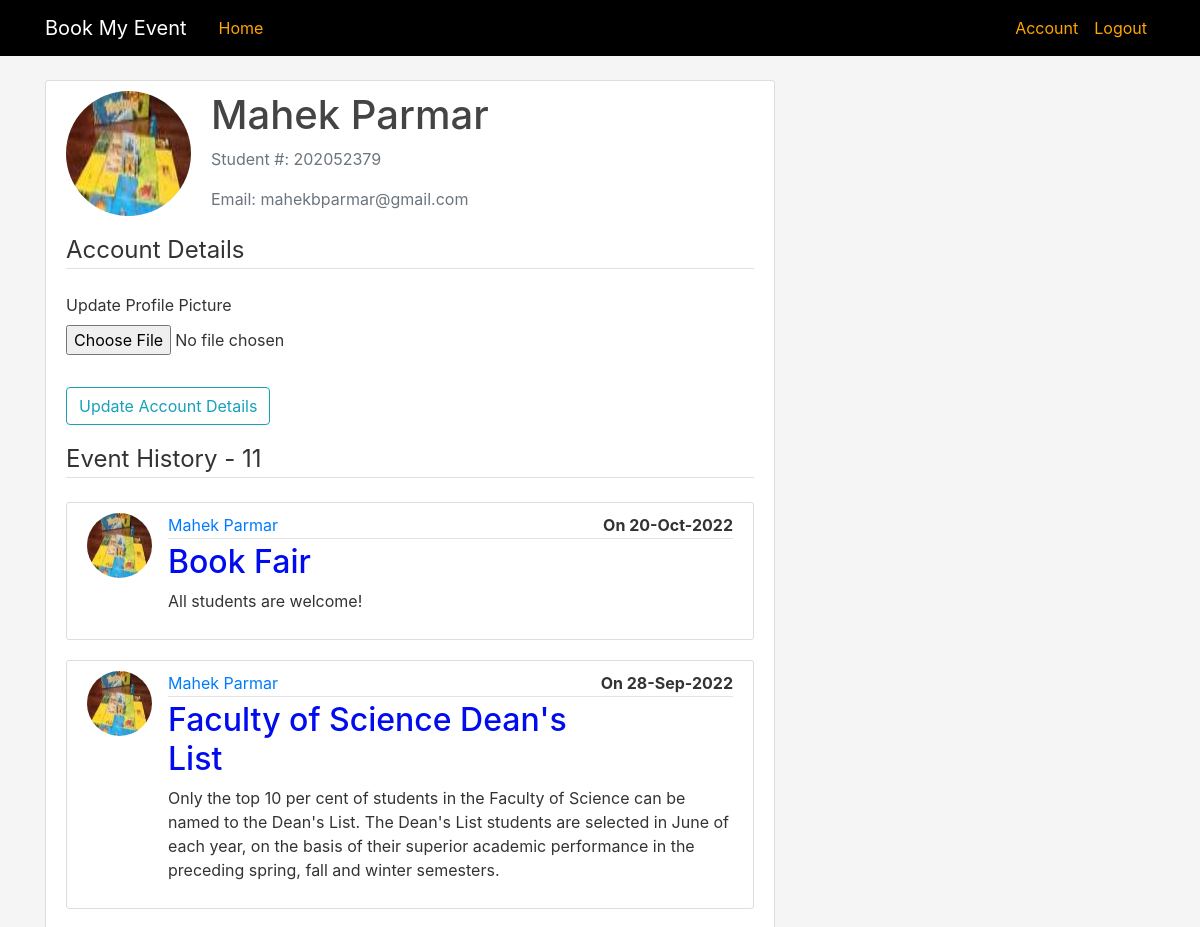
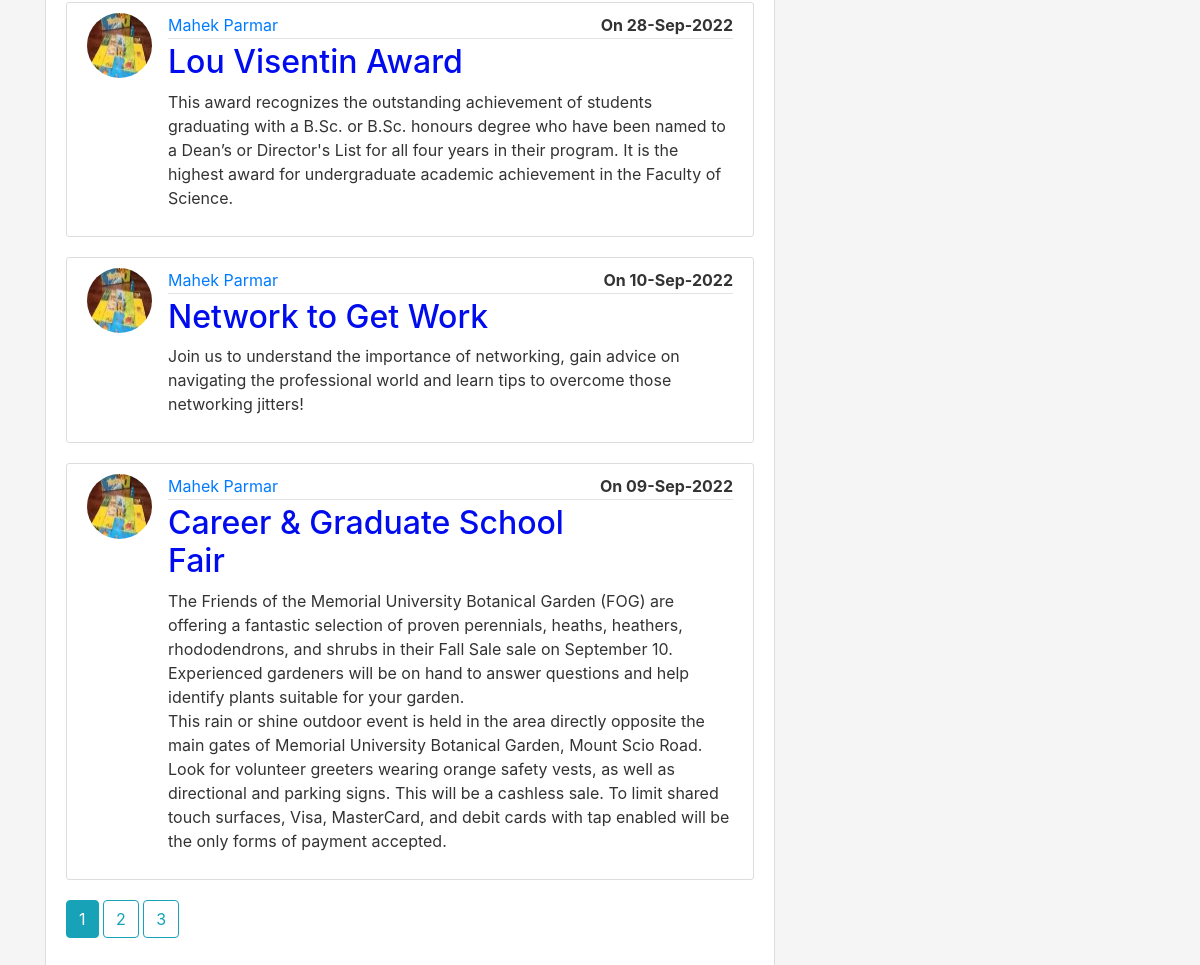
Page /account (signed in) on the committed database (2 pictures, top to bottom).
### bme/model.py (models this page shows, shortened)
class User(db.Model, UserMixin):
    id = db.Column(db.Integer, primary_key = True)      #its the primary key
    firstName = db.Column(db.String, nullable=False)    #must not be null
    surName = db.Column(db.String, nullable=False)      #must not be null
    email = db.Column(db.String, nullable=False, unique=True)   #must not be empty, and mun mails are unique
    studentNumber = db.Column(db.String(9), nullable= False, unique=True)      #must not be empty, max of 9 numbers and must be unique
    profilePicture = db.Column(db.String(20), nullable=False, default = 'default.jpg')      #max 20 strings(image will be hashed), cannot be null and some image will always be there i.e. the default image
    password = db.Column(db.String(60), nullable=False)     #passwords will be hashed
    eventsPosted = db.relationship('Event', backref='author', lazy=True)        #This is relationship and NOT a column on the db, this just helps get all events the user has created
    attending = db.relationship('Event', secondary = user_event, backref="atendees", order_by ="Event.date")

class Event(db.Model):
    id = db.Column(db.Integer, primary_key=True)
    title = db.Column(db.String(100), nullable=False)
    content = db.Column(db.Text, nullable=False)
    image = db.Column(db.String(20), nullable=True)      #max 20 strings(image will be hashed), cannot be null and some image will always be there i.e. the default image
    date = db.Column(db.Date, nullable=False)
    userId = db.Column(db.Integer, db.ForeignKey('user.id'), nullable=False)

### bme/users/routes.py (the view, shortened to what this page needs)
@users.route("/account", methods=['GET', 'POST'])
@login_required
def account():
    updateAForm= UpdateAccountForm()
    page = request.args.get('page', 1, type=int)
    eventsPosted = Event.query.filter_by(userId = current_user.id).order_by(Event.date.desc()).paginate(page=page, per_page=5)
    profilePic = url_for('static', filename='profilePics/' + current_user.profilePicture)
    return render_template('account.html', title="Account", user= current_user, profilePicture = profilePic, form=updateAForm, eventsPosted = eventsPosted)

### bme/users/form.py
class UpdateAccountForm(FlaskForm):
    profilePicture = FileField("Update Profile Picture", validators=[FileAllowed(['jpg', 'png'])])
    submit = SubmitField("Update Account Details")

### bme/model.py (called while the page is built)
@loginManager.user_loader
def load_user(userId):
    return User.query.get(int(userId))

### bme/templates/account.html (shortened to what this page needs)
{% extends "layout.html" %}
{% block content %}
<div class="content-section">
    <div class="media">
        <img class="rounded-circle account-img" src="{{profilePicture}}">
        <div class="media-body">
            <h2 class="account-heading">{{ current_user.firstName }}&nbsp;{{ current_user.surName }}</h2>
            <p class="text-secondary">Student #:&nbsp;{{ current_user.studentNumber }}</p>
            <p class="text-secondary">Email:&nbsp;{{ current_user.email }}</p>
        </div>
    </div>
    <form method="POST" action="" enctype="multipart/form-data">
        <fieldset class="form-group">
            <legend class="border-bottom mb-4">Account Details</legend>
            <div class="form-group">
                {{ form.profilePicture.label() }}
                {{ form.profilePicture(class="form-control-file") }}
            </div>
        </fieldset>
        <div class="form-group">
            {{ form.submit(class= "btn btn-outline-info") }}
        </div>
    </form>
    <legend class="border-bottom mb-4">Event History - {{eventsPosted.total}}</legend>
    {% for event in eventsPosted.items %}
    <article class="media content-section">
        <img class="rounded-circle article-img"
            src="{{ url_for('static', filename = 'profilePics/' + event.author.profilePicture) }}">
        <div class="media-body">
            <div class="article-metadata">
                <a class="mr-2" href="#">{{ event.author.firstName }}&nbsp;{{ event.author.surName }} </a>
                <p class="float-right font-weight-bold">On {{ event.date.strftime('%d-%b-%Y') }}</p>
            </div>
            <h2><a class="article-title" style="color:#000cee;" href="{{ url_for('events.viewEvent', event_id=event.id) }}">{{
                event.title }}</a></h2>
            <p class="article-content">{{ event.content }}</p>
        </div>
    </article>
    {% endfor %}
    {% for page_num in eventsPosted.iter_pages(left_edge=1, right_edge=1, left_current=2, right_current=3) %}
        {% if page_num %}
            {% if eventsPosted.page==page_num %}
                <a class="btn btn-info mb-4" href="{{ url_for('users.viewUser', user_id =user.id, page=page_num) }}">{{page_num}}</a>
            {% else %}
                <a class="btn btn-outline-info mb-4" href="{{ url_for('users.viewUser', user_id =user.id, page=page_num)}}">{{page_num}}</a>
            {% endif %}
        {% else %}
        ...
        {% endif %}
    {% endfor %}
</div>
{% endblock content %}

### bme/templates/layout.html (shortened to what this page needs)
<!DOCTYPE html>
<html lang="en">
<head>
  <link rel="stylesheet" href="https://cdn.jsdelivr.net/npm/bootstrap@4.3.1/dist/css/bootstrap.min.css"
>
  <link rel="stylesheet" type="text/css" href="{{ url_for('static' , filename = 'main.css') }}">
</head>
<body>
  <header class="site-header">
    <nav class="navbar navbar-expand-md navbar-dark bg-steel fixed-top">
      <div class="container">
        <a class="navbar-brand mr-4" href="/">Book My Event</a>
        <div class="collapse navbar-collapse" id="navbarToggle">
          <div class="navbar-nav mr-auto">
            <a class="nav-item nav-link" href="{{ url_for('main.home') }}">Home</a>
          </div>
          <div class="navbar-nav">
            {% if current_user.is_authenticated %}
            <a class="nav-item nav-link" href="{{ url_for('users.account') }}">Account</a>
            <a class="nav-item nav-link" href="{{ url_for('users.logout') }}">Logout</a>
            {% else %}
            <a class="nav-item nav-link" href="{{ url_for('users.login') }}">Login</a>
            <a class="nav-item nav-link" href="{{ url_for('users.register') }}">Register</a>
            {% endif %}
          </div>
        </div>
      </div>
    </nav>
  </header>
  <main role="main" class="container">
    <div class="row">
      <div class="col-md-8">
        {% block content %}{% endblock %}
      </div>
    </div>
  </main>
</body>
</html>

### bme/static/main.css (style rules this page uses)
body { background: whitesmoke; color: #333333; margin-top: 5rem; }
h1, h2, h3, h4, h5, h6 { color: #444444; }
.bg-steel { background-color: #000; }
.site-header .navbar-nav .nav-link { color: #ffa500; }
.content-section { background: #ffffff; padding: 10px 20px; border: 1px solid #dddddd; border-radius: 3px; margin-bottom: 20px; }
.article-title { color: #444444; }
.article-content { white-space: pre-line; }
.article-img { height: 65px; width: 65px; margin-right: 16px; }
.article-metadata { padding-bottom: 1px; margin-bottom: 4px; border-bottom: 1px solid #e3e3e3 }
.account-img { height: 125px; width: 125px; margin-right: 20px; margin-bottom: 16px; }
.account-heading { font-size: 2.5rem; }

### rows in the picture
User: firstName "Mahek", surName "Parmar", studentNumber "202052379", email "mahekbparmar@gmail.com"
Event: profilePicture (picture), author.firstName "Mahek", author.surName "Parmar", date "20-Oct-2022", title "Book Fair", content "All students are welcome!"
Event: profilePicture (picture), author.firstName "Mahek", author.surName "Parmar", date "28-Sep-2022", title "Faculty of Science Dean's List", content "Only the top 10 per cent of students in the Faculty of Science can be named to the Dean's List. The Dean's List students are selected in June of each year, on the basis of their superior academic performance in the preceding spring, fall and winter semesters."
Event: profilePicture (picture), author.firstName "Mahek", author.surName "Parmar", date "28-Sep-2022", title "Lou Visentin Award", content "This award recognizes the outstanding achievement of students graduating with a B.Sc. or B.Sc. honours degree who have been named to a Dean’s or Director's List for all four years in their program. It is the highest award for undergraduate academic achievement in the Faculty of Science."
Event: profilePicture (picture), author.firstName "Mahek", author.surName "Parmar", date "10-Sep-2022", title "Network to Get Work", content "Join us to understand the importance of networking, gain advice on navigating the professional world and learn tips to overcome those networking jitters!"
Event: profilePicture (picture), author.firstName "Mahek", author.surName "Parmar", date "09-Sep-2022", title "Career & Graduate School Fair", content "The Friends of the Memorial University Botanical Garden (FOG) are offering a fantastic selection of proven perennials, heaths, heathers, rhododendrons, and shrubs in their Fall Sale sale on September 10. Experienced gardeners will be on hand to answer questions and help identify plants suitable for your garden. This rain or shine outdoor event is held in the area directly opposite the main gates of Memorial University Botanical Garden, Mount Scio Road. Look for volunteer greeters wearing orange safety vests, as well as directional and parking signs. This will be a cashless sale. To limit shared touch surfaces, Visa, MasterCard, and debit cards with tap enabled will be the only forms of…"

### other values in the picture
{{ eventsPosted.total }} "11"
{{ page_num }} "1"
{{ page_num }} "2" "3"
